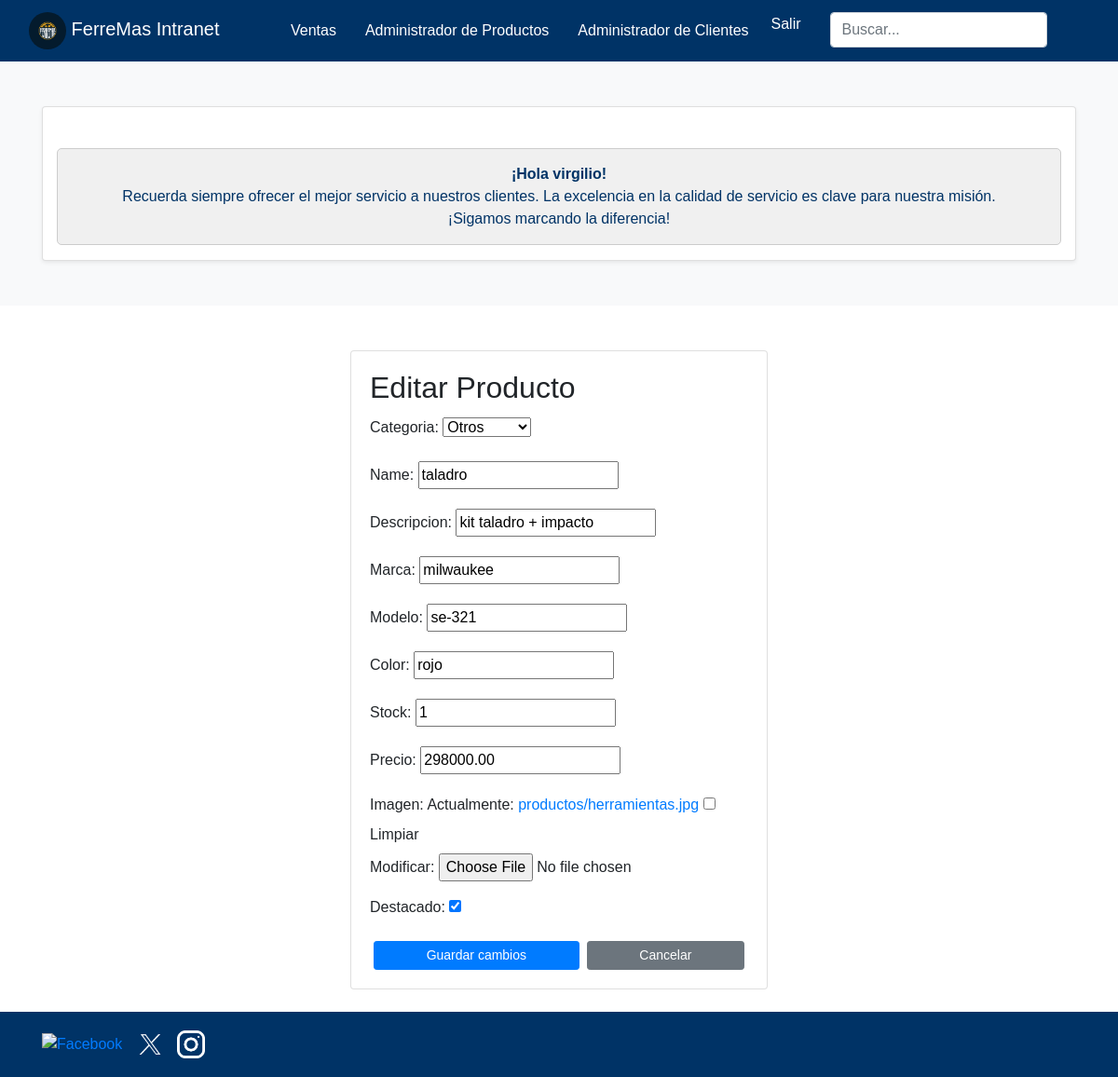
/productos/actualiza/2/ (signed in), run on the app's committed database.
### core/models.py (models this page shows, shortened)
class Producto(models.Model):
    categoria = models.CharField(
        max_length=100,
        choices=[
            ('seguridad', 'Seguridad'),
            ('casco', 'Casco'),
            ('guantes', 'Guantes'),
            ('ropa', 'Ropa'),
            ('goggles', 'Goggles'),
            ('otros', 'Otros'),
        ]
    )
    name = models.CharField(max_length=100)
    descripcion = models.CharField(max_length=100)
    marca = models.CharField(max_length=100)
    modelo = models.CharField(max_length=100)
    color = models.CharField(max_length=100)
    stock = models.PositiveIntegerField()
    precio = models.DecimalField(max_digits=10, decimal_places=2, default=0)
    destacado = models.BooleanField(default=False)
    imagen = models.ImageField(upload_to='productos/', null=True, blank=True)

### core/views.py (the view)
# urls.py: path('productos/actualiza/<int:pk>/', actualizar_producto, name='productos_actualiza'),
@staff_required
def actualizar_producto(request, pk):
    producto = get_object_or_404(Producto, pk=pk)
    if request.method == 'POST':
        form = ProductoForm(request.POST, request.FILES, instance=producto)
        if form.is_valid():
            form.save()
            return redirect('inicio_intra')
    else:
        form = ProductoForm(instance=producto)
    return render(request, 'core/productos_actualiza.html', {'form': form})

### core/forms.py
class ProductoForm(forms.ModelForm):
    class Meta:
        model = Producto
        fields = ['categoria', 'name', 'descripcion', 'marca', 'modelo', 'color', 'stock', 'precio', 'imagen','destacado']

### core/context_processors.py (called while the page is built)
def carrito_contador(request):
    return {'cantidad_productos': contar_items(request)}

### core/views.py (called while the page is built)
def contar_items(request):
    if request.user.is_authenticated:
        cantidad_productos = CarritoItem.objects.filter(usuario=request.user).aggregate(Sum('cantidad'))['cantidad__sum'] or 0
    else:
        cantidad_productos = 0
    return cantidad_productos

### core/templates/core/productos_actualiza.html (shortened to what this page needs)
{% extends "core/base_intranet.html" %}
        {% block content %}
        <div class="d-flex justify-content-center mt-5">
            <div class="card" style="width: 28rem;">
                <div class="card-body">
                    <h2 class="card-title">Editar Producto</h2>
                    <form method="post" enctype="multipart/form-data">
                        {{ form.as_p }}
                        <div class="d-flex justify-content-between mt-3">
                            <button type="submit" class="btn btn-primary btn-sm flex-fill mx-1">Guardar cambios</button>
                            <a href="{% url 'inicio_intra' %}" class="btn btn-secondary btn-sm flex-fill mx-1">Cancelar</a>
                        </div>
                    </form>
                </div>
            </div>
        </div>
        {% endblock %}

### core/templates/core/base_intranet.html (shortened to what this page needs)
{% load static %}
<!DOCTYPE html>
<html lang="es">
<head>
    <link href="https://stackpath.bootstrapcdn.com/bootstrap/4.5.2/css/bootstrap.min.css" rel="stylesheet">
</head>
<body>
    <header>
        <nav class="navbar navbar-expand-lg navbar-dark">
            <div class="container-fluid navbar-center">
                <a class="navbar-brand" href="{% url 'inicio_intra' %}">
                    <img src="{% static 'img/logoferremas.jpg' %}" alt="Logo" class="brand-image img-circle elevation-3" style="width: 40px; height: 40px; object-fit: cover; border-radius: 50%;">
                    <span class="logo-text">FerreMas Intranet</span>
                </a>
                <div class="collapse navbar-collapse" id="navbarNav">
                    <ul class="navbar-nav ml-auto">
                        <li class="nav-item">
                            <a class="nav-link" href="{% url 'ventas_listar' %}">Ventas</a>
                        </li>
                        <li class="nav-item">
                            <a class="nav-link" href="{% url 'mantenedor_productos' %}">Administrador de Productos</a>
                        </li>
                        <li class="nav-item">
                            <a class="nav-link" href="{% url 'mantenedor_clientes' %}">Administrador de Clientes</a>
                        </li>
                        <li class="nav-item d-flex justify-content-center">
                            <form id="logout-form" method="POST" action="{% url 'logout' %}" style="display: inline;">
                                <a href="#" class="nav-link btn btn-link" style="padding: 0; color: white; text-decoration: none;" onclick="document.getElementById('logout-form').submit();">
                                    Salir
                                </a>
                            </form>
                        </li>
                        <li class="nav-item">
                            <form class="form-inline my-2 my-lg-0">
                                <input class="form-control mr-sm-2" type="search" placeholder="Buscar..." aria-label="Buscar">
                            </form>
                        </li>
                    </ul>
                </div>
            </div>
        </nav>
    </header>
    {% if user.is_authenticated %}
    <div class="container-fluid bg-light py-5">
        <div class="container text-center">
            <div class="row justify-content-center">
                <div class="col-lg-12">
                    <div class="card shadow-sm">
                        <main class="container mt-4">
                            <div class="alert alert-info" role="alert">
                                <strong>¡Hola {{user.username}}!</strong> </br>Recuerda siempre ofrecer el mejor servicio a nuestros clientes. La excelencia en la calidad de servicio es clave para nuestra misión. </br>¡Sigamos marcando la diferencia!
                            </div>
                        </main>
                    </div>
                </div>
            </div>
        </div>
    </div>
    {% endif %}
    {% block content %}
    {% endblock %}
    <footer class="footer-content mt-4">
        <div class="container">
            <div class="row">
                <div class="col-md-6">
                    <div class="social-media">
                        <a href="#"><img src="{% static 'img/facebook.png' %}" alt="Facebook"></a>
                        <a href="#"><img src="{% static 'img/x.webp' %}" alt="Twitter"></a>
                        <a href="#"><img src="{% static 'img/instagram.png' %}" alt="Instagram"></a>
                    </div>
                </div>
            </div>
        </div>
    </footer>
</body>
</html>

### core/templates/core/base_intranet.html (style rules this page uses)
body { font-family: Arial, sans-serif; }
.navbar { background-color: #003366; }
.navbar-brand img { height: 50px; width: auto; }
.nav-link { color: white !important; transition: color 0.3s; }
.form-inline .form-control { border-radius: 0.25rem; }
.footer-content { background-color: #003366; color: white; padding: 20px; }
.social-media img { width: 30px; margin-right: 10px; }
.navbar-center { display: flex; justify-content: center; width: 100%; }
.navbar-center .navbar-nav { margin: auto; }
.alert { background-color: #f0f0f0; border-color: #ccc; color: #003366; text-align: center; padding: 15px; border-radius: 5px; margin-top: 20px; }
.alert strong { color: #003366; }
.navbar-nav { flex-direction: row; }
.navbar-nav .nav-item { margin-left: 15px; }
.navbar-nav .form-inline { margin-left: 15px; }

### data on the page
Producto: categoria "Otros", name "taladro", descripcion "kit taladro + impacto", marca "milwaukee", modelo "se-321", color "rojo", stock "1", precio "298000.00", destacado "☑"

### other printed values
{{ user.username }} "virgilio"
